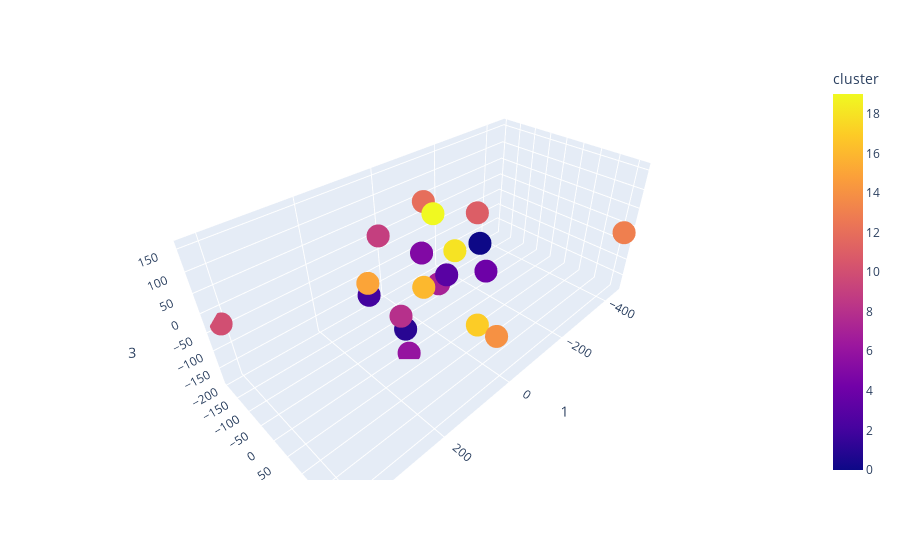

Source (notebook cell):
### Code cell
# This shows clusters 5, 11, 12, 14, and 17 as being very separate from the rest

import plotly.express as px

fig = px.scatter_3d(cluster_embedded_df, x='1', y='2', z='3', color='cluster')
fig.show()

### Figure 1 — Plotly figure (JSON) as saved in the notebook; plotly's stock layout.template omitted (floating-point values rounded to 4 significant figures)
{"data": [{"hovertemplate": "1=%{x}<br>2=%{y}<br>3=%{z}<br>cluster=%{marker.color}<extra></extra>", "legendgroup": "", "marker": {"color": [0, 1, 2, 3, 4, 5, 6, 7, 8, 9, 10, 11, 12, 13, 14, 15, 16, 17, 18, 19], "coloraxis": "coloraxis", "symbol": "circle"}, "mode": "markers", "name": "", "scene": "scene", "showlegend": false, "type": "scatter3d", "x": [-201.5, 140.7, 97.7, 63.82, -47.94, 28.52, 101.8, -92.84, 204.4, 16.71, 412.2, -101.5, -47.98, -446.2, 36.3, 159.0, 3.014, -39.82, -86.6, 34.4], "y": [-46.38, 54.31, -127.0, 96.85, 104.1, -14.36, 14.01, -87.14, 121.5, -180.9, -194.7, 26.88, -87.99, 214.1, 209.8, -37.08, -38.68, 94.59, -25.08, 29.22], "z": [-51.2, -62.81, -98.49, 57.77, 14.34, 40.97, -186.5, -144.3, 50.98, 7.038, -34.69, 104.7, 109.5, -12.76, -49.7, 16.47, -78.3, -139.1, -10.96, 156.3]}], "layout": {"coloraxis": {"colorbar": {"title": {"text": "cluster"}}, "colorscale": [[0, "#0d0887"], [0.1111, "#46039f"], [0.2222, "#7201a8"], [0.3333, "#9c179e"], [0.4444, "#bd3786"], [0.5556, "#d8576b"], [0.6667, "#ed7953"], [0.7778, "#fb9f3a"], [0.8889, "#fdca26"], [1, "#f0f921"]]}, "legend": {"tracegroupgap": 0}, "margin": {"t": 60}, "scene": {"domain": {"x": [0, 1], "y": [0, 1]}, "xaxis": {"title": {"text": "1"}}, "yaxis": {"title": {"text": "2"}}, "zaxis": {"title": {"text": "3"}}}}}
